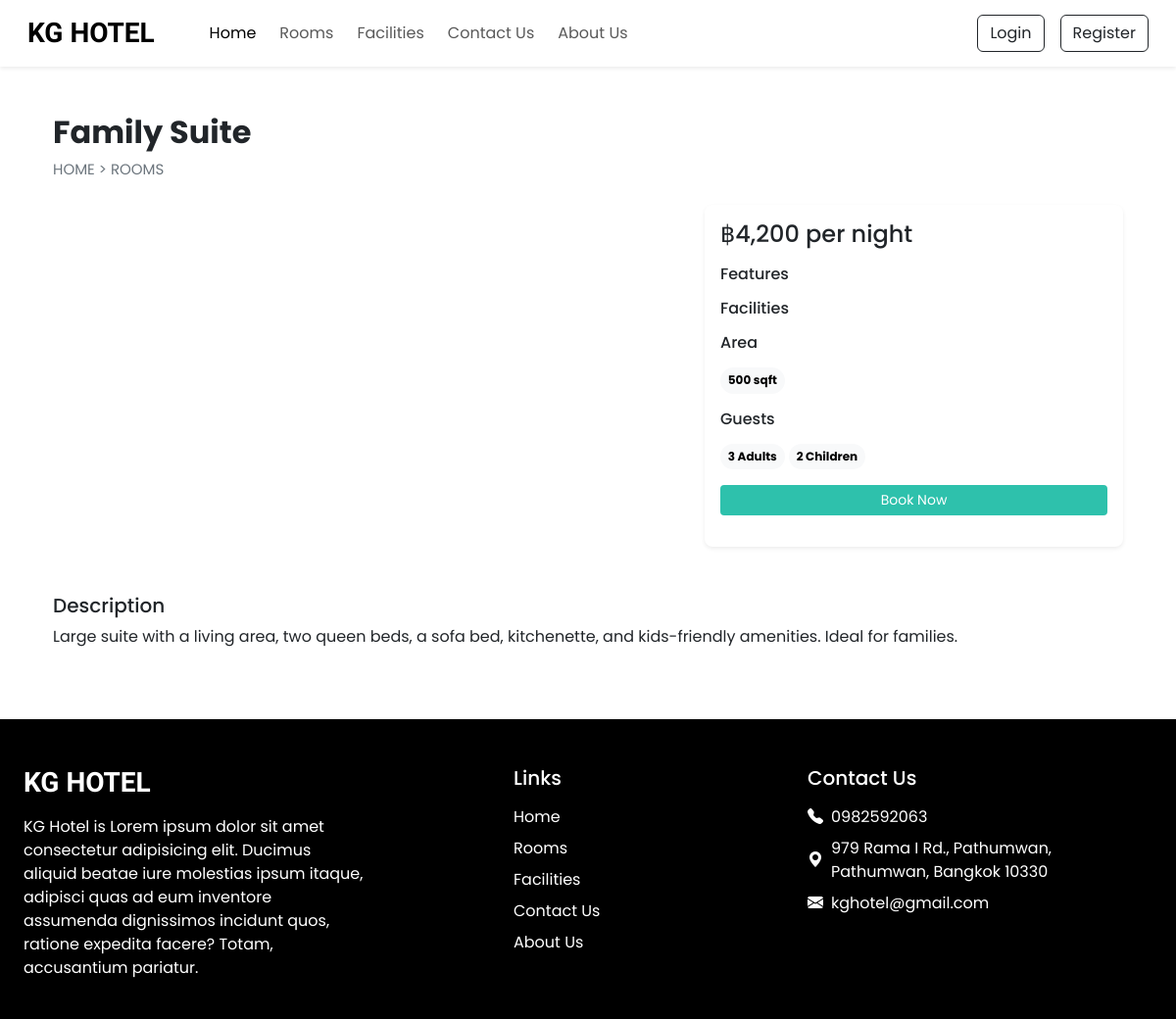
Screenshot of /room_detail.php?id=3 with the database file from the repository.
### tables this page shows
CREATE TABLE `room` (
  `id` int(11) NOT NULL,
  `name` varchar(150) NOT NULL,
  `area` int(11) NOT NULL,
  `price` int(11) NOT NULL,
  `quant` int(11) NOT NULL,
  `adult` int(11) NOT NULL,
  `children` int(11) NOT NULL,
  `description` text NOT NULL,
  `status` int(11) NOT NULL DEFAULT 1
);

CREATE TABLE `setting` (
  `sr_no` int(11) NOT NULL,
  `site_title` varchar(50) NOT NULL,
  `site_about` varchar(255) NOT NULL,
  `shutdown` tinyint(1) NOT NULL
);

CREATE TABLE `contact_details` (
  `sr_no` int(11) NOT NULL,
  `address` varchar(255) NOT NULL,
  `gmap` longtext NOT NULL,
  `pn1` varchar(10) NOT NULL,
  `pn2` varchar(10) NOT NULL,
  `email` varchar(50) NOT NULL
);

### server/class/room.php (called while the page is built, shortened)
<?php
class Room {
    private $conn;
    public function __construct($db) {
        $this->conn = $db;
    }
    public function getRoomById($id) {
        $query = "
            SELECT r.id, r.name, r.area, r.price, r.quant, r.adult, r.children, r.description,
                   rc.cover,
                   GROUP_CONCAT(DISTINCT f.name) AS features,
                   GROUP_CONCAT(DISTINCT fc.name) AS facilities
            FROM room r
            LEFT JOIN room_covers rc ON r.id = rc.id_room
            LEFT JOIN room_features rf ON r.id = rf.id_room
            LEFT JOIN features f ON rf.id_features = f.id
            LEFT JOIN room_facilities rfc ON r.id = rfc.id_room
            LEFT JOIN facilities fc ON rfc.id_facilities = fc.id
            WHERE r.id = :id
        ";
        $stmt = $this->conn->prepare($query);
        $stmt->bindParam(':id', $id, PDO::PARAM_INT);
        $stmt->execute();
        return $stmt->fetch(PDO::FETCH_ASSOC);
    }
}
?>

### server/class/setting.php (called while the page is built)
<?php
class Setting {
    private $conn;
    public function __construct($db) {
        $this->conn = $db;
    }
    public function getSettingInfo() {
        $query = "SELECT * FROM setting WHERE sr_no = 1";
        $stmt = $this->conn->prepare($query);
        $stmt->execute();
        return $stmt->fetch(PDO::FETCH_ASSOC);
    }
}
$database = new Database();
$db = $database->getConnection();
$setting = new Setting($db);
$setting_info = $setting->getSettingInfo();
$site_title = $setting_info['site_title'];
$site_about = $setting_info['site_about'];
$shutdown = $setting_info['shutdown'];
?>

### server/class/contact_detail.php (called while the page is built, shortened)
<?php
class ContactDetail {
    private $conn;
    public function __construct($db) {
        $this->conn = $db;
    }
    public function getContactInfo() {
        $query = "SELECT * FROM contact_details WHERE sr_no = 1";
        $stmt = $this->conn->prepare($query);
        $stmt->execute();
        return $stmt->fetch(PDO::FETCH_ASSOC);
    }
}
$database = new Database();
$db = $database->getConnection();
$contact_detail = new ContactDetail($db);
$contact_info = $contact_detail->getContactInfo();
$address = $contact_info['address'];
$pn1 = $contact_info['pn1'];
$email = $contact_info['email'];
?>

### room_detail.php (the view, shortened to what this page needs)
<?php
require('public/db_config.php');
require('server/class/contact_detail.php');
require('server/class/room.php');
require('server/class/setting.php');
?>
<!doctype html>
<html lang="en">
<head>
    <?php require('public/link.php'); ?>
    <link rel="stylesheet" href="https://cdn.jsdelivr.net/npm/swiper@11/swiper-bundle.min.css">
    <link rel="stylesheet" href="css/style.css">
</head>
<body>
    <?php require('inc/header.php'); ?>
    <?php
    $room_id = $_GET['id'];
    $roomObj = new Room($db);
    $room = $roomObj->getRoomById($room_id);
    ?>
    <div class="container">
        <div class="row">
            <div class="col-12 my-5 mb-4 px-4">
                <h2 class="fw-bold"><?php echo $room['name']; ?></h2>
                <div style="font-size: 15px;">
                    <a href="index.php" class="text-secondary text-decoration-none">HOME</a>
                    <span class="text-secondary"> > </span>
                    <a href="rooms.php" class="text-secondary text-decoration-none">ROOMS</a>
                </div>
            </div>
            <div class="col-lg-7 col-md-12 px-4">
                <div id="roomCarousel" class="carousel slide" data-bs-ride="carousel">
                    <button class="carousel-control-prev" type="button" data-bs-target="#roomCarousel"
                        data-bs-slide="prev">
                        <span class="carousel-control-prev-icon" aria-hidden="true"></span>
                    </button>
                    <button class="carousel-control-next" type="button" data-bs-target="#roomCarousel"
                        data-bs-slide="next">
                        <span class="carousel-control-next-icon" aria-hidden="true"></span>
                    </button>
                </div>
            </div>
            <div class="col-lg-5 col-md-12 px-4">
                <div class="card mb-4 border-0 shadow-sm rounded-3">
                    <div class="card-body">
                        <h4 class="mb-3">฿<?php echo number_format($room['price'], 0); ?> per night</h4>
                        <div class="mb-3">
                            <h6 class="mb-2">Features</h6>
                        </div>
                        <div class="mb-3">
                            <h6 class="mb-2">Facilities</h6>
                        </div>
                        <div class="mb-3">
                            <h6 class="mb-2">Area</h6>
                            <span
                                class="badge rounded-pill text-bg-light text-wrap lh-base mt-2"><?php echo $room['area']; ?>
                                sqft</span>
                        </div>
                        <div class="mb-3">
                            <h6 class="mb-2">Guests</h6>
                            <span
                                class="badge rounded-pill text-bg-light text-wrap lh-base mt-2"><?php echo $room['adult']; ?>
                                Adults</span>
                            <span
                                class="badge rounded-pill text-bg-light text-wrap lh-base mt-2"><?php echo $room['children']; ?>
                                Children</span>
                        </div>
                        <?php if ($shutdown != 1): ?>
                        <?php if (isset($_SESSION['user_id'])): ?>
                        <a href="confirm_booking.php?id=<?php echo $room['id']; ?>"
                            class="btn btn-sm w-100 text-white custom-bg shadow-none mb-3">Book Now</a>
                        <?php else: ?>
                        <button type="button" class="btn btn-sm w-100 text-white custom-bg shadow-none mb-3"
                            data-bs-toggle="modal" data-bs-target="#loginModal">
                            Book Now
                        </button>
                        <?php endif; ?>
                        <?php endif; ?>
                    </div>
                </div>
            </div>
            <div class="col-12 mt-4 px-4">
                <div class="mb-4">
                    <h5>Description</h5>
                    <p><?php echo $room['description']; ?></p>
                </div>
            </div>
        </div>
    </div>
    <?php require('inc/footer.php'); ?>
</body>
</html>

### inc/footer.php
<footer class="container-fluid bg-black text-white mt-5 pt-5">
    <div class="row justify-content-between">
        <div class="col-12 col-md-6 col-lg-4 mb-4 px-4">
            <h3 class="h-font fw-bold fs-3 mb-3"><?= htmlspecialchars($site_title) ?></h3>
            <p><?= nl2br(htmlspecialchars($site_about)) ?></p>
        </div>
        <div class="col-6 col-md-6 col-lg-2 mb-4 px-4">
            <h5 class="mb-3">Links</h5>
            <ul class="list-unstyled">
                <li><a href="index.php" class="text-white text-decoration-none d-block mb-2">Home</a></li>
                <li><a href="rooms.php" class="text-white text-decoration-none d-block mb-2">Rooms</a></li>
                <li><a href="facilities.php" class="text-white text-decoration-none d-block mb-2">Facilities</a></li>
                <li><a href="contact.php" class="text-white text-decoration-none d-block mb-2">Contact Us</a></li>
                <li><a href="about.php" class="text-white text-decoration-none d-block mb-2">About Us</a></li>
            </ul>
        </div>
        <div class="col-12 col-md-6 col-lg-4 mb-4 px-4">
            <h5 class="mb-3">Contact Us</h5>
            <div class="mb-2 d-flex align-items-center">
                <i class="bi bi-telephone-fill me-2"></i>
                <a href="tel:<?= htmlspecialchars($pn1) ?>"
                    class="text-white text-decoration-none"><?= htmlspecialchars($pn1) ?></a>
            </div>
            <div class="mb-2 d-flex align-items-center">
                <i class="bi bi-geo-alt-fill me-2"></i>
                <span><?= htmlspecialchars($address) ?></span>
            </div>
            <div class="mb-2 d-flex align-items-center">
                <i class="bi bi-envelope-fill me-2"></i>
                <a href="mailto:<?= htmlspecialchars($email) ?>"
                    class="text-white text-decoration-none"><?= htmlspecialchars($email) ?></a>
            </div>
        </div>
    </div>
</footer>

### css/style.css (style rules this page uses)
:root { --teal: #2ec1ac; --tealHover: #279e8c; }
* { font-family: "Poppins", sans-serif; }
.h-font { font-family: "Merienda", cursive; }
.custom-bg { background-color: var(--teal); }

### rows the page displays
room: name "Family Suite", price "4,200", area "500", adult "3", children "2", description "Large suite with a living area, two queen beds, a sofa bed, kitchenette, and kids-friendly amenities. Ideal for families."
setting: site_title "KG HOTEL", site_about "KG Hotel is Lorem ipsum dolor sit amet consectetur adipisicing elit. Ducimus aliquid beatae iure molestias ipsum itaque, adipisci quas ad eum inventore assumenda dignissimos incidunt quos, ratione expedita facere? Totam, accusantium pariatur."
contact_details: pn1 "0982592063", address "979 Rama I Rd., Pathumwan, Pathumwan, Bangkok 10330", email "kghotel@gmail.com"
